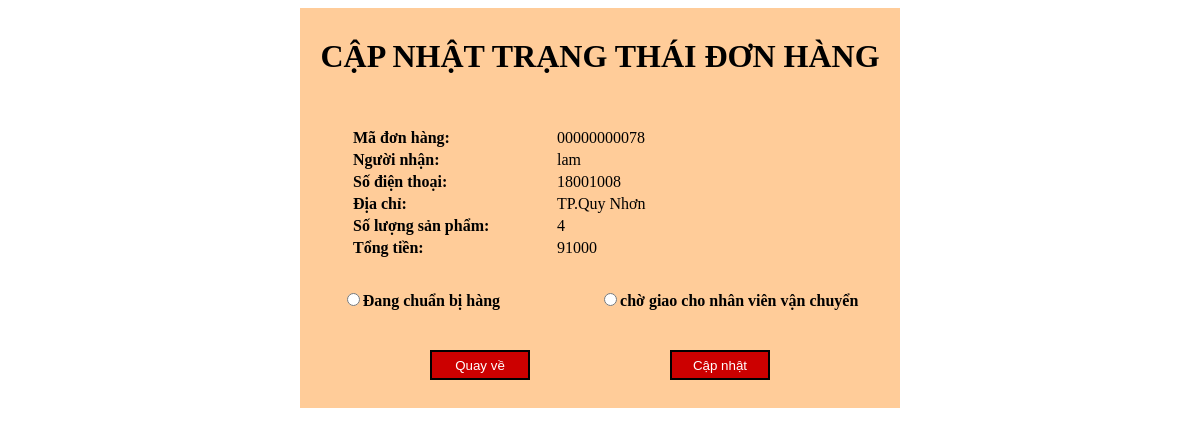
The app's page /nhanVienThaoTacDH/capNhatTrangThaiDH.php?ma=78 with its own data.
### tables this page shows
CREATE TABLE `donhang` (
  `maDH` int(11) UNSIGNED ZEROFILL NOT NULL,
  `maKH` int(11) NOT NULL,
  `tenKH` varchar(200) NOT NULL,
  `SDT` int(11) NOT NULL,
  `diaChi` varchar(200) NOT NULL,
  `SoluongSP` int(11) NOT NULL,
  `trangThai` int(11) NOT NULL,
  `tongTien` int(11) NOT NULL,
  `phuongThucTT` int(11) NOT NULL,
  `ThoiGian` date DEFAULT NULL
);

### nhanVienThaoTacDH/capNhatTrangThaiDH.php (the view, shortened to what this page needs)
<html>
<head>
	<link rel="stylesheet" href="https://cdnjs.cloudflare.com/ajax/libs/font-awesome/6.3.0/css/all.min.css" />
</head>
<?php
    include('connect.php');
    $ma_dh = $_GET['ma'];
    $action = $_GET['trang'];
    $sql = "SELECT *FROM donhang WHERE maDH = '$ma_dh' ";
	  $result = $conn->query($sql);
	  $row = $result->fetch_assoc();
?>
<center><div style=" width: 600; height: 400; background: #FFCC99; margin">
    <center><h1 style="padding-top: 30px" ><b> CẬP NHẬT TRẠNG THÁI ĐƠN HÀNG</b></h1></center>
    <table style=" width: 600; float: left; margin: 30px 50px " >
        <tr>
			<td style="width: 200px; "><b>Mã đơn hàng:</b></td>
			<td><?php echo $row['maDH']  ?></td>
	    </tr>
        <tr>
			<td><b>Người nhận:</b></td>
			<td><?php echo $row['tenKH']  ?></td>
	    </tr>
        <tr>
			<td><b>Số điện thoại:</b></td>
			<td><?php echo $row['SDT']  ?></td>
	    </tr>
        <tr>
			<td><b>Địa chỉ:</b></td>
			<td><?php echo $row['diaChi']  ?></td>
	    </tr>
        <tr>
			<td><b>Số lượng sản phẩm:</b></td>
			<td><?php echo $row['SoluongSP']  ?></td>
	    </tr>
        <tr>
			<td><b>Tổng tiền:</b></td>
			<td><?php echo $row['tongTien']  ?></td>
	    </tr>
    </table>
    <br></br>
    <form action= "index.php?action=capNhatTrangThaiDH&ma=<?php echo $ma_dh ?>&trang=donHangChoGiao" method="post">
        <input type="radio" id="chuanBiHang" name="trangThai" value="1"/><b>Đang chuẩn bị hàng</b>
        <input  style="margin-left: 100px" type="radio" id="choGiaoHang" name="trangThai" value="2"/><b>chờ giao cho nhân viên vận chuyển</b>
        <button class="capNhatTT" name="capNhat" >Cập nhật</button>
      </form>
      <?php
      if($action == 'xuLyTimKiem'){
          $tuKhoa = $_GET['tuKhoa'];
      ?>
          <a href="index.php?action=<?php echo $action ?>&tuKhoa=<?php echo $tuKhoa ?>"><button class="quayVe">Quay về</button></a>
      <?php
      }
      else{
      ?>
          <a href="index.php?action=<?php echo $action ?>"><button class="quayVe">Quay về</button></a>
    <?php
      }
    ?>
</div></center>

### nhanVienThaoTacDH/capNhatTrangThaiDH.php (style rules this page uses)
.capNhatTT { float: right; width: 100px ; height: 30px ; border: 2px solid black; margin: 40 130; background: #CC0000; color: white; " }
.quayVe { float: left; width: 100px ; height: 30px ; border: 2px solid black; margin: -70 130; background:#CC0000; color: white; }

### records on screen
donhang: maDH "00000000078", tenKH "lam", SDT "18001008", diaChi "TP.Quy Nhơn", SoluongSP "4", tongTien "91000"
